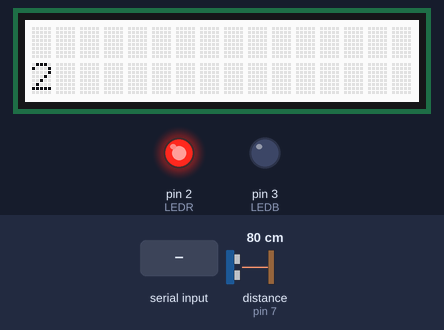
This sketch was run on a simulated Arduino Uno, built with avr-gcc and run on an emulated ATmega328P. On the bench: 16×2 character LCD, output pins drawn as LEDs (lit = HIGH). The test bench sets the inputs (shaded band); at power-on: distance to the obstacle (sensor on pin 7) 80 cm. What the sketch prints to the serial monitor is not drawn.

Above: at 3.1 s.
3.2 s: "A\n" received over Serial
At 4.8 s:
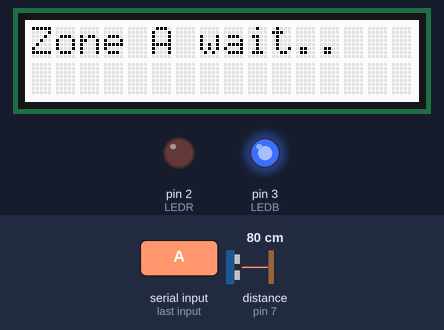
6.9 s: "B\n" received over Serial
At 8.7 s:
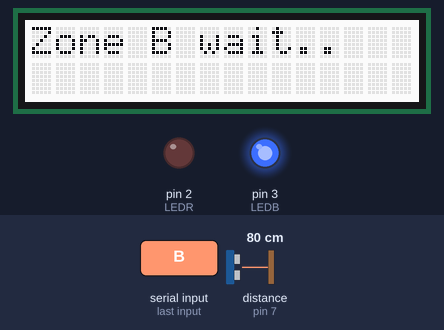
10.6 s: byte 10 ('\n') received over Serial
At 11.8 s:
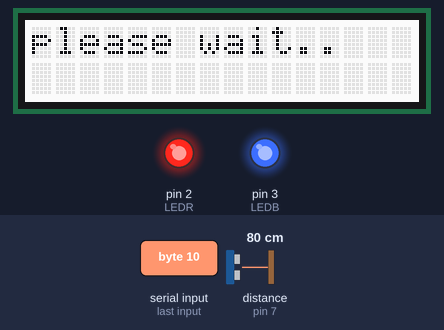
14.3 s: "C\n" received over Serial
At 16.6 s:
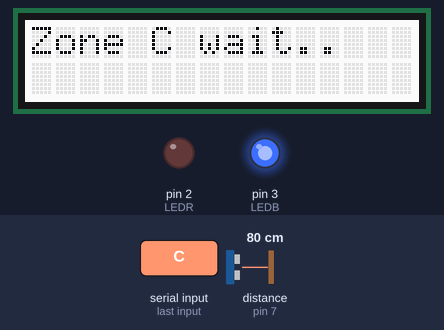
18.0 s: "D\n" received over Serial
At 21.4 s:
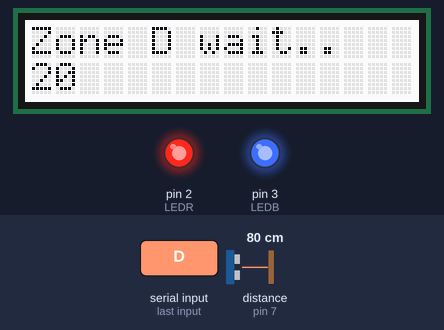
21.7 s: "F\n" received over Serial
At 22.7 s:
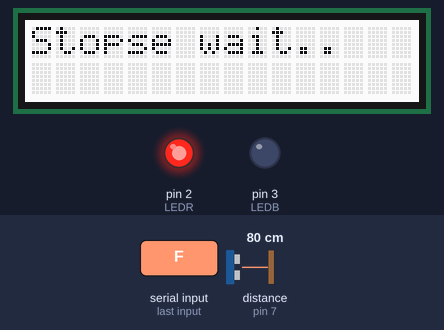
Timing chart, 0 to 24.7 s (numbered marks = the images above; inputs shaded):
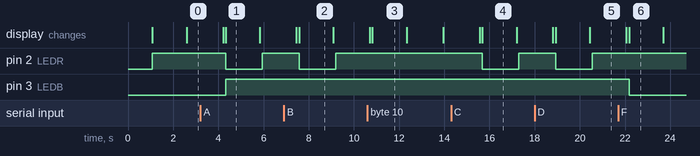

The sketch:

code_arduino.ino
```cpp
#include "Ultrasonic.h"
#include <Wire.h>
#include "rgb_lcd.h"

#define LEDR 2
#define LEDB 3

Ultrasonic ultrasonic(7);
rgb_lcd lcd;

void setup()
{
  pinMode(LEDR, OUTPUT);
  pinMode(LEDB, OUTPUT);
  Serial.begin(115200);
  lcd.begin(16, 2);
  lcd.print("welcome aboard!");
  delay(1000);
  lcd.clear();  // Clear the LCD once
}

void loop()
{
  long RangeInInches;
  long RangeInCentimeters;

  digitalWrite(LEDR, HIGH);

  String incomingData = "";  // Initialize an empty string

  // Read data until a newline character is received
  while (Serial.available() > 0) {
    char incomingChar = Serial.read();
    if (incomingChar == '\n') {
      lcd.clear();
      lcd.print("please wait..");
      break;
    }
    incomingData += incomingChar;
  }

  Serial.print("Incoming Data: ");
  Serial.println(incomingData);

  // Display different zones based on the received data
  if (incomingData == "A") {
    Serial.print("ZONE A");
    lcd.setCursor(0, 0); // Set cursor position
    lcd.print("Zone A");
    digitalWrite(LEDR, LOW);
    digitalWrite(LEDB, HIGH);
  } else if (incomingData == "B") {
    Serial.print("ZONE B");
    lcd.setCursor(0, 0);
    lcd.print("Zone B");
    digitalWrite(LEDR, LOW);
    digitalWrite(LEDB, HIGH);
  } else if (incomingData == "C") {
    Serial.print("ZONE C");
    lcd.setCursor(0, 0);
    lcd.print("Zone C");
    digitalWrite(LEDR, LOW);
    digitalWrite(LEDB, HIGH);
  } else if (incomingData == "D") {
    Serial.print("ZONE D");
    lcd.setCursor(0, 0);
    lcd.print("Zone D");
    digitalWrite(LEDR, LOW);
    digitalWrite(LEDB, HIGH);
  } else if (incomingData == "\n") {
    Serial.print("please wait");
    digitalWrite(LEDR, HIGH);
    digitalWrite(LEDB, LOW);
    lcd.clear();
    lcd.print("please wait");
  } else if (incomingData == "F") {
    Serial.print("stop");
    digitalWrite(LEDR, HIGH);
    digitalWrite(LEDB, LOW);
    lcd.setCursor(0, 0);
    lcd.print("Stop");
  }

  delay(1000);

  Serial.println("The distance to obstacles in front is: ");
  RangeInInches = ultrasonic.MeasureInInches();
  Serial.print(RangeInInches); // 0~157 inches
  Serial.println(" inch");
  delay(250);

  RangeInCentimeters = ultrasonic.MeasureInCentimeters();
  Serial.print(RangeInCentimeters); // 0~400cm
  Serial.println(" cm");
  delay(250);

  lcd.setCursor(0, 1);
  lcd.print(millis() / 1000);
  delay(100);
}
```

Measured:
- after the input at 3.2 s, pin 2 (LEDR): HIGH → LOW after 1.1 s, → HIGH 1.6 s later; pin 3 (LEDB): LOW → HIGH after 1.1 s; the display: first differs from a run without the input after 1.1 s (image 1)
- after the input at 6.9 s, pin 2 (LEDR): HIGH → LOW after 0.68 s, → HIGH 1.6 s later; the display: first differs from a run without the input after 0.68 s (image 2)
- after the input at 10.6 s, the display: first differs from a run without the input after 0.22 s (image 3)
- after the input at 14.3 s, pin 2 (LEDR): HIGH → LOW after 1.4 s, → HIGH 1.6 s later; the display: first differs from a run without the input after 1.4 s (image 4)
- after the input at 18.0 s, pin 2 (LEDR): HIGH → LOW after 0.93 s, → HIGH 1.6 s later; the display: first differs from a run without the input after 0.93 s (image 5 shows a later state)
- after the input at 21.7 s, pin 3 (LEDB): HIGH → LOW after 0.48 s; the display: first differs from a run without the input after 0.48 s (image 6)
- what the display in image 1 shows lasts 1.5 s, from 4.3 s to 5.8 s
